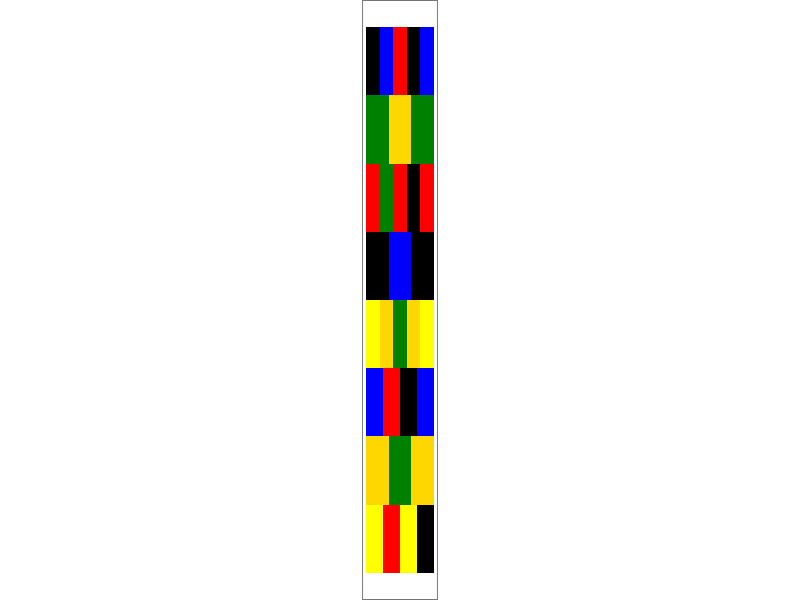
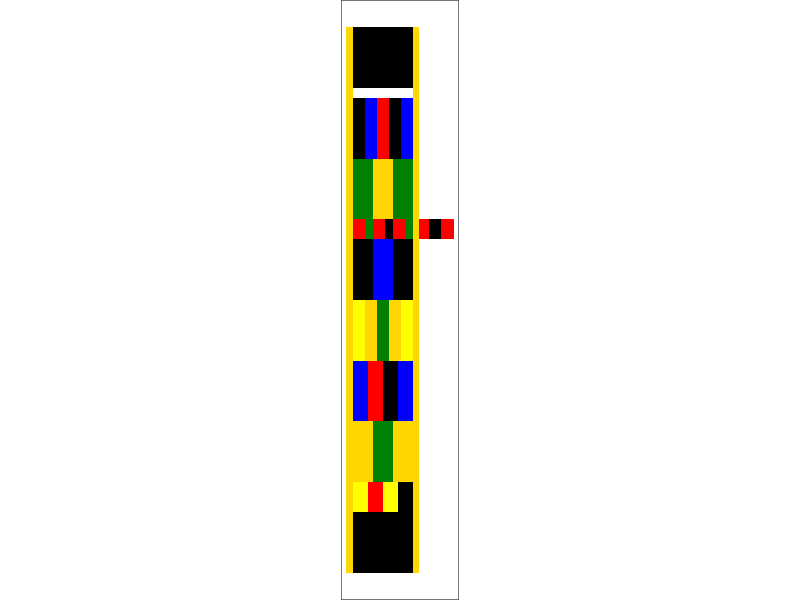
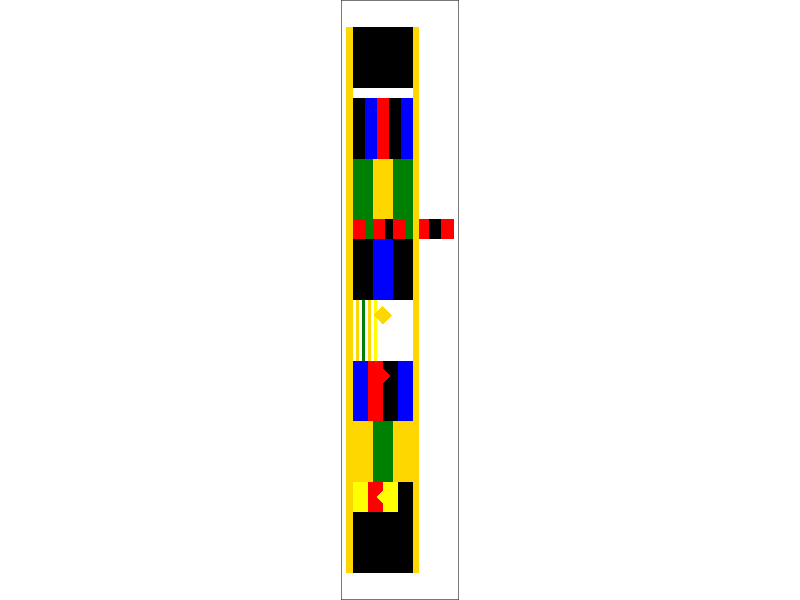

R code for these plots, in order:
# Kente Cloth Designs Google AI Studio

# Plot 1

# Install and load necessary packages
if(!require(ggplot2)){install.packages("ggplot2")}
library(ggplot2)

# Define Kente colors (as hex codes)
kente_colors <- c(
  yellow = "#FFFF00",
  gold = "#FFD700",
  green = "#008000",
  blue = "#0000FF",
  red = "#FF0000",
  black = "#000000"
)


# Function to create a kente strip
create_kente_strip <- function(colors, width = 1, start_y = 0) {
  n_colors <- length(colors)
  data <- data.frame(
    x_start = seq(0, width, length.out = n_colors + 1)[1:n_colors],
    x_end = seq(0, width, length.out = n_colors + 1)[2:(n_colors + 1)],
    y_start = rep(start_y, n_colors),
    y_end = rep(start_y + 1, n_colors),
    fill_color = unname(colors)
  )
  return(data)
}

# Create multiple strips with different color patterns
strip1 <- create_kente_strip(c(kente_colors["yellow"], kente_colors["red"], kente_colors["yellow"], kente_colors["black"]), start_y = 0)
strip2 <- create_kente_strip(c(kente_colors["gold"], kente_colors["green"],kente_colors["gold"]), start_y = 1)
strip3 <- create_kente_strip(c(kente_colors["blue"], kente_colors["red"], kente_colors["black"], kente_colors["blue"]), start_y = 2)
strip4 <- create_kente_strip(c(kente_colors["yellow"],kente_colors["gold"], kente_colors["green"], kente_colors["gold"],kente_colors["yellow"] ),start_y = 3)
strip5 <- create_kente_strip(c(kente_colors["black"],kente_colors["blue"], kente_colors["black"]), start_y = 4)
strip6 <- create_kente_strip(c(kente_colors["red"], kente_colors["green"], kente_colors["red"], kente_colors["black"], kente_colors["red"]), start_y = 5)
strip7 <- create_kente_strip(c(kente_colors["green"], kente_colors["gold"], kente_colors["green"]),start_y = 6)
strip8 <- create_kente_strip(c(kente_colors["black"], kente_colors["blue"], kente_colors["red"], kente_colors["black"], kente_colors["blue"]),start_y = 7)

# Combine strips into one data frame
all_strips <- rbind(strip1, strip2, strip3, strip4, strip5, strip6, strip7, strip8)

# Create the plot
kente_plot <- ggplot(all_strips) +
  geom_rect(aes(xmin = x_start, xmax = x_end, ymin = y_start, ymax = y_end, fill = fill_color), color = NA) +
  scale_fill_identity() +  # Use color values directly
  theme_void() +
  coord_equal()+  # Ensure square aspect ratio
  theme(plot.background = element_rect(fill = "white"))


# Print the plot
print(kente_plot)

# Plot 2

# Install and load necessary packages
if(!require(ggplot2)){install.packages("ggplot2")}
library(ggplot2)

# Define Kente colors (as hex codes)
kente_colors <- c(
  yellow = "#FFFF00",
  gold = "#FFD700",
  green = "#008000",
  blue = "#0000FF",
  red = "#FF0000",
  black = "#000000"
)


# Function to create a kente strip with more complex patterns
create_kente_strip_complex <- function(colors, width = 1, start_y = 0, pattern = "stripe") {
  n_colors <- length(colors)
  if(pattern == "stripe") {
    data <- data.frame(
      x_start = seq(0, width, length.out = n_colors + 1)[1:n_colors],
      x_end = seq(0, width, length.out = n_colors + 1)[2:(n_colors + 1)],
      y_start = rep(start_y, n_colors),
      y_end = rep(start_y + 1, n_colors),
      fill_color = unname(colors)
    )
  } else if (pattern == "checkered") {
    repeats <- 3
    n_colors_per_repeat <- n_colors
    data <- data.frame()
    for(i in 1:repeats) {
      subdata <- data.frame(
        x_start = seq(0, width, length.out = n_colors_per_repeat + 1)[1:n_colors_per_repeat] + (i-1)*(width/repeats),
        x_end = seq(0, width, length.out = n_colors_per_repeat + 1)[2:(n_colors_per_repeat + 1)] + (i-1)*(width/repeats),
        y_start = rep(start_y, n_colors_per_repeat),
        y_end = rep(start_y + 1/repeats, n_colors_per_repeat),
        fill_color = unname(colors)
      )
      data <- rbind(data, subdata)
      colors <- rev(colors)
      
    }
    
    
  } else {
    stop("Invalid pattern type.")
  }
  
  return(data)
}


# Create multiple strips with different color patterns
strip1 <- create_kente_strip_complex(c(kente_colors["yellow"], kente_colors["red"], kente_colors["yellow"], kente_colors["black"]), start_y = 0)
strip2 <- create_kente_strip_complex(c(kente_colors["gold"], kente_colors["green"],kente_colors["gold"]), start_y = 1)
strip3 <- create_kente_strip_complex(c(kente_colors["blue"], kente_colors["red"], kente_colors["black"], kente_colors["blue"]), start_y = 2)
strip4 <- create_kente_strip_complex(c(kente_colors["yellow"],kente_colors["gold"], kente_colors["green"], kente_colors["gold"],kente_colors["yellow"] ),start_y = 3)
strip5 <- create_kente_strip_complex(c(kente_colors["black"],kente_colors["blue"], kente_colors["black"]), start_y = 4)
strip6 <- create_kente_strip_complex(c(kente_colors["red"], kente_colors["green"], kente_colors["red"], kente_colors["black"], kente_colors["red"]), start_y = 5, pattern = "checkered")
strip7 <- create_kente_strip_complex(c(kente_colors["green"], kente_colors["gold"], kente_colors["green"]),start_y = 5+1/3)
strip8 <- create_kente_strip_complex(c(kente_colors["black"], kente_colors["blue"], kente_colors["red"], kente_colors["black"], kente_colors["blue"]),start_y = 6+1/3)


# Combine strips into one data frame
all_strips <- rbind(strip1, strip2, strip3, strip4, strip5, strip6, strip7, strip8)

# Create the plot
kente_plot <- ggplot(all_strips) +
  geom_rect(aes(xmin = x_start, xmax = x_end, ymin = y_start, ymax = y_end, fill = fill_color), color = NA) +
  geom_rect(aes(xmin = 0, xmax = 1, ymin = 7.5, ymax = 8.5), fill = kente_colors["black"], color = NA)+ # black border
  geom_rect(aes(xmin = 0, xmax = 1, ymin = -0.5, ymax = 0.5), fill = kente_colors["black"], color = NA)+ # black border
  geom_rect(aes(xmin = -0.1, xmax = 0, ymin = -0.5, ymax = 8.5), fill = kente_colors["gold"], color = NA)+ # gold border
  geom_rect(aes(xmin = 1, xmax = 1.1, ymin = -0.5, ymax = 8.5), fill = kente_colors["gold"], color = NA)+ # gold border
  scale_fill_identity() +  # Use color values directly
  theme_void() +
  coord_equal() +  # Ensure square aspect ratio
  theme(plot.background = element_rect(fill = "white"))

# Print the plot
print(kente_plot)

# Plot 3

# Install and load necessary packages
if(!require(ggplot2)){install.packages("ggplot2")}
library(ggplot2)

# Define Kente colors (as hex codes)
kente_colors <- c(
  yellow = "#FFFF00",
  gold = "#FFD700",
  green = "#008000",
  blue = "#0000FF",
  red = "#FF0000",
  black = "#000000"
)


# Function to create a kente strip with more complex patterns
create_kente_strip_complex <- function(colors, width = 1, start_y = 0, pattern = "stripe", spacing_factor = 1) {
  n_colors <- length(colors)
  if(pattern == "stripe") {
    data <- data.frame(
      x_start = seq(0, width, length.out = n_colors + 1)[1:n_colors],
      x_end = seq(0, width, length.out = n_colors + 1)[2:(n_colors + 1)],
      y_start = rep(start_y, n_colors),
      y_end = rep(start_y + 1, n_colors),
      fill_color = unname(colors)
    )
  } else if (pattern == "checkered") {
    repeats <- 3
    n_colors_per_repeat <- n_colors
    data <- data.frame()
    for(i in 1:repeats) {
      subdata <- data.frame(
        x_start = seq(0, width, length.out = n_colors_per_repeat + 1)[1:n_colors_per_repeat] + (i-1)*(width/repeats),
        x_end = seq(0, width, length.out = n_colors_per_repeat + 1)[2:(n_colors_per_repeat + 1)] + (i-1)*(width/repeats),
        y_start = rep(start_y, n_colors_per_repeat),
        y_end = rep(start_y + 1/repeats, n_colors_per_repeat),
        fill_color = unname(colors)
      )
      data <- rbind(data, subdata)
      colors <- rev(colors)
      
    }
    
    
  } else if(pattern == "spaced stripe") {
    spacing_width <- width/(n_colors*2) * spacing_factor
    data <- data.frame(
      x_start = seq(0, width, by = spacing_width)[1:n_colors] + (seq(0,width, by = spacing_width)[1:n_colors] - spacing_width),
      x_end = seq(0, width, by = spacing_width)[1:n_colors]+(seq(0,width, by = spacing_width)[1:n_colors] - spacing_width) + spacing_width,
      y_start = rep(start_y, n_colors),
      y_end = rep(start_y + 1, n_colors),
      fill_color = unname(colors)
    )
  }
  
  else {
    stop("Invalid pattern type.")
  }
  
  return(data)
}

# Function to create diamond motifs
create_diamond <- function(x_center, y_center, size, fill_color) {
  data.frame(
    x = c(x_center, x_center + size/2, x_center, x_center - size/2),
    y = c(y_center - size/2, y_center, y_center + size/2, y_center),
    fill = fill_color
  )
}


# Create multiple strips with different color patterns
strip1 <- create_kente_strip_complex(c(kente_colors["yellow"], kente_colors["red"], kente_colors["yellow"], kente_colors["black"]), start_y = 0)
strip2 <- create_kente_strip_complex(c(kente_colors["gold"], kente_colors["green"],kente_colors["gold"]), start_y = 1)
strip3 <- create_kente_strip_complex(c(kente_colors["blue"], kente_colors["red"], kente_colors["black"], kente_colors["blue"]), start_y = 2)
strip4 <- create_kente_strip_complex(c(kente_colors["yellow"],kente_colors["gold"], kente_colors["green"], kente_colors["gold"],kente_colors["yellow"] ),start_y = 3, spacing_factor = 0.5, pattern = "spaced stripe")
strip5 <- create_kente_strip_complex(c(kente_colors["black"],kente_colors["blue"], kente_colors["black"]), start_y = 4)
strip6 <- create_kente_strip_complex(c(kente_colors["red"], kente_colors["green"], kente_colors["red"], kente_colors["black"], kente_colors["red"]), start_y = 5, pattern = "checkered")
strip7 <- create_kente_strip_complex(c(kente_colors["green"], kente_colors["gold"], kente_colors["green"]),start_y = 5+1/3)
strip8 <- create_kente_strip_complex(c(kente_colors["black"], kente_colors["blue"], kente_colors["red"], kente_colors["black"], kente_colors["blue"]),start_y = 6+1/3)

# Create diamond motifs
diamond1 <- create_diamond(x_center = 0.5, y_center = 7.5/2, size = 0.3, fill_color = kente_colors["gold"])
diamond2 <- create_diamond(x_center = 0.5, y_center = 1.5/2, size = 0.2, fill_color = kente_colors["yellow"])
diamond3 <- create_diamond(x_center = 0.5, y_center = 5.5/2, size = 0.25, fill_color = kente_colors["red"])


# Combine strips into one data frame
all_strips <- rbind(strip1, strip2, strip3, strip4, strip5, strip6, strip7, strip8)

# Combine all motif data into one data frame
all_motifs <- rbind(diamond1, diamond2, diamond3)


# Create the plot
kente_plot <- ggplot(all_strips) +
  geom_rect(aes(xmin = x_start, xmax = x_end, ymin = y_start, ymax = y_end, fill = fill_color), color = NA) +
  geom_rect(aes(xmin = 0, xmax = 1, ymin = 7.5, ymax = 8.5), fill = kente_colors["black"], color = NA)+ # black border
  geom_rect(aes(xmin = 0, xmax = 1, ymin = -0.5, ymax = 0.5), fill = kente_colors["black"], color = NA)+ # black border
  geom_rect(aes(xmin = -0.1, xmax = 0, ymin = -0.5, ymax = 8.5), fill = kente_colors["gold"], color = NA)+ # gold border
  geom_rect(aes(xmin = 1, xmax = 1.1, ymin = -0.5, ymax = 8.5), fill = kente_colors["gold"], color = NA)+ # gold border
  scale_fill_identity() +  # Use color values directly
  geom_polygon(data = all_motifs, aes(x = x, y = y, fill = fill), color = NA) +
  theme_void() +
  coord_equal() + # Ensure square aspect ratio
  theme(plot.background = element_rect(fill = "white"))



# Print the plot
print(kente_plot)
